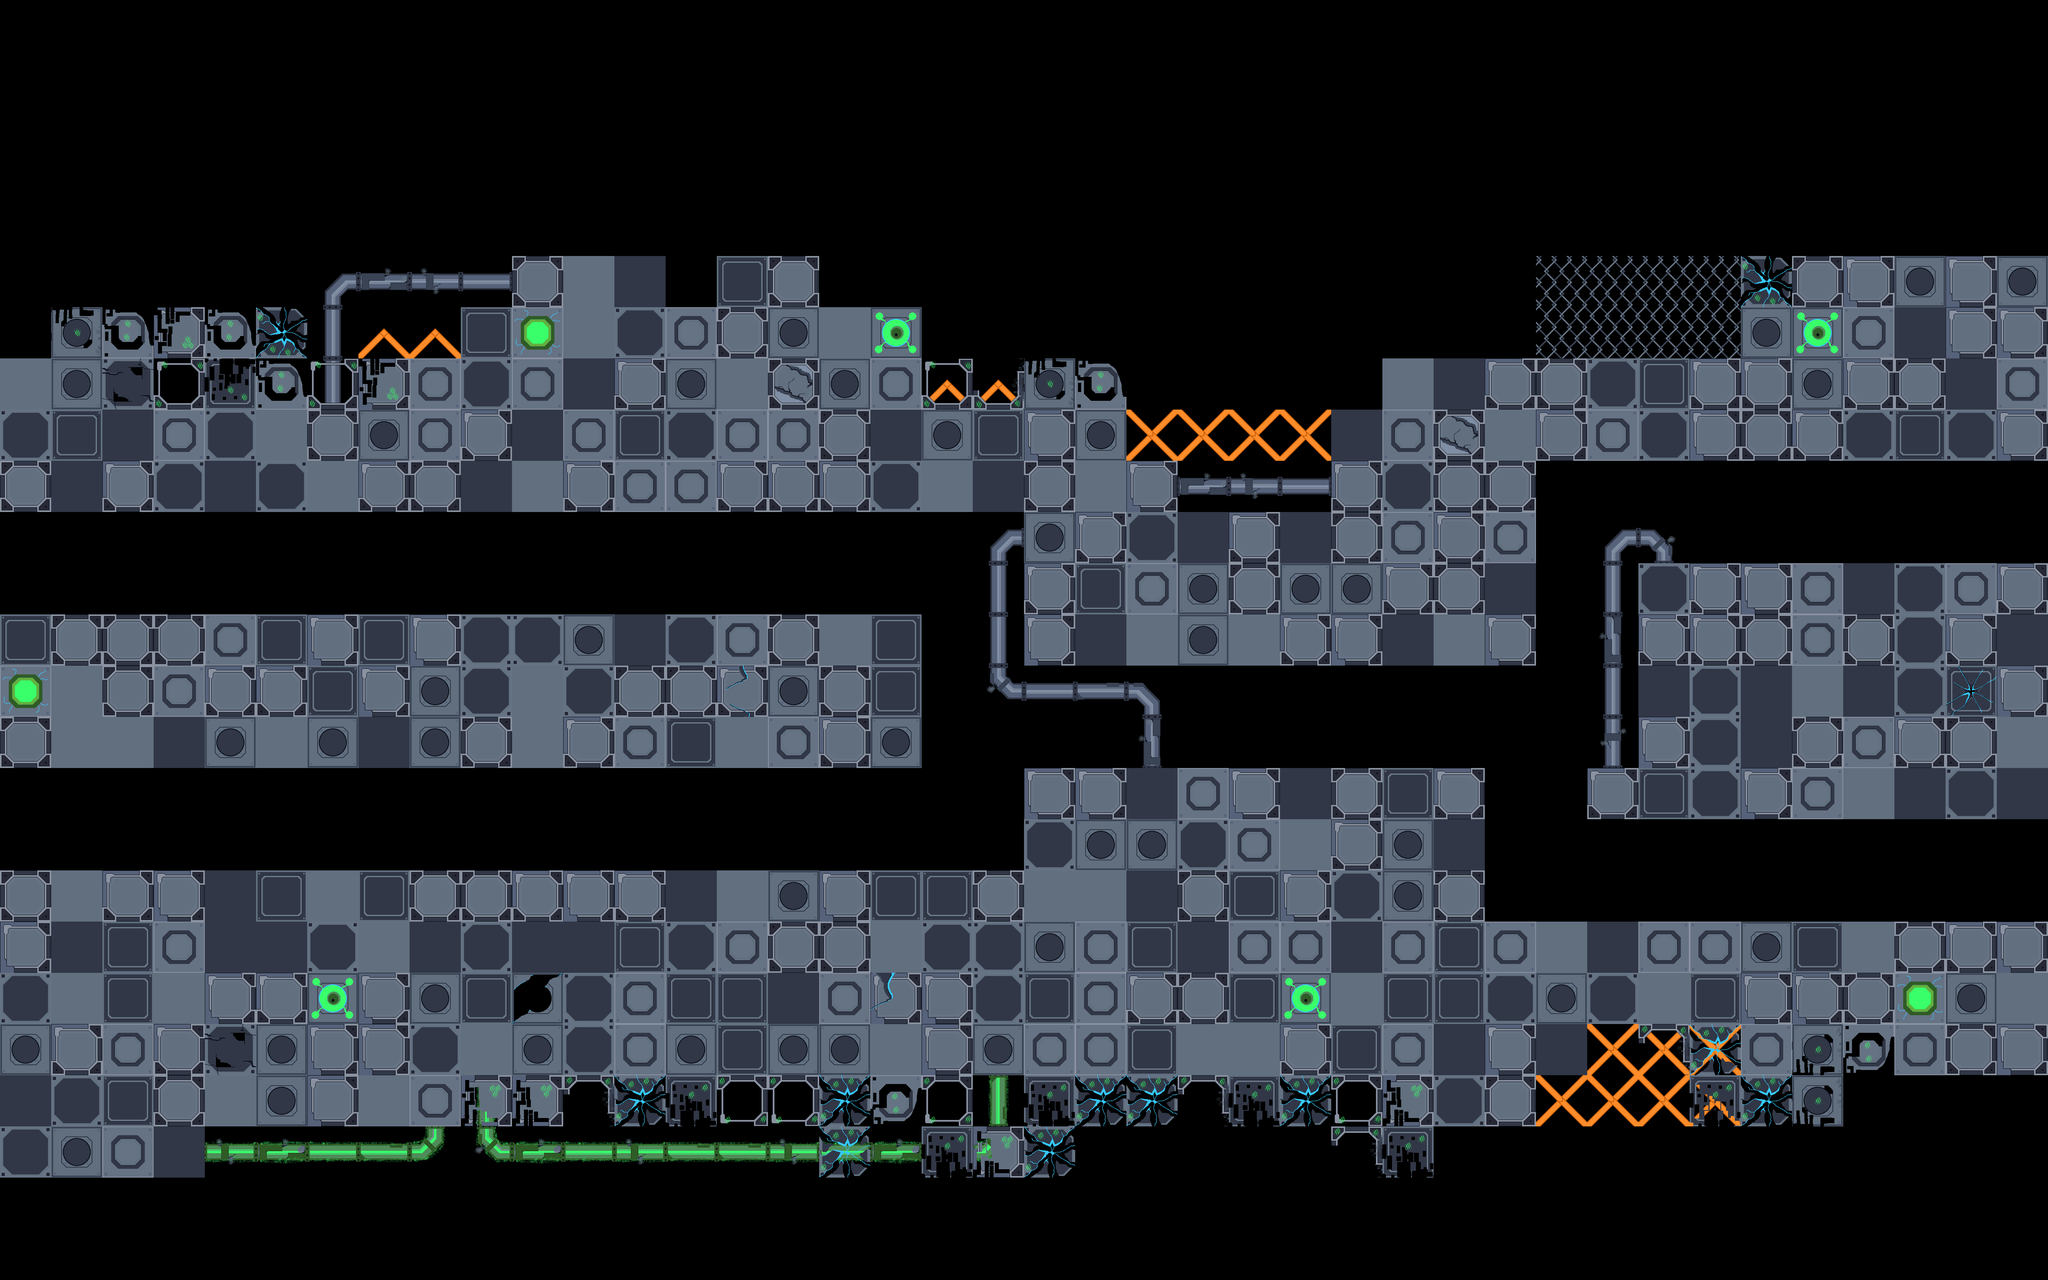

This game map was drawn from its Tiled (.tmx) file and the tilesets committed beside it. A one-line description and the trimmed map source follow:
An orthogonal 40x25 tile map with 128x128 px tiles, 4 tile layers (building_blocks, pipes, fence, decorations), 1 hidden layer not drawn, 8 tilesets and 6 objects (6x paths).

<map version="1.10" tiledversion="1.11.2" orientation="orthogonal" renderorder="right-down" width="40" height="25" tilewidth="128" tileheight="128" infinite="0" nextlayerid="7" nextobjectid="8">
 <tileset firstgid="1" name="backgroud" tilewidth="128" tileheight="128" tilecount="1" columns="1">
  <image source="../images/tilesets/backgroud.png" width="128" height="128" />
 </tileset>
 <tileset firstgid="2" name="broken" tilewidth="128" tileheight="128" tilecount="16" columns="4">
  <image source="../images/tilesets/broken.png" width="512" height="512" />
 </tileset>
 <tileset firstgid="18" name="background2" tilewidth="128" tileheight="128" tilecount="16" columns="4">
  <image source="../images/tilesets/background2.png" width="512" height="512" />
 </tileset>
 <tileset firstgid="34" name="green_pipes" tilewidth="128" tileheight="128" tilecount="16" columns="4">
  <image source="../images/tilesets/green_pipes.png" width="512" height="512" />
 </tileset>
 <tileset firstgid="50" name="buildable blocks" tilewidth="128" tileheight="128" tilecount="16" columns="4">
  <image source="../images/tilesets/buildable blocks.png" width="512" height="512" />
 </tileset>
 <tileset firstgid="66" name="gone" tilewidth="128" tileheight="128" tilecount="16" columns="4">
  <image source="../images/tilesets/gone.png" width="512" height="512" />
 </tileset>
 <tileset firstgid="82" name="fence" tilewidth="128" tileheight="128" tilecount="16" columns="4">
  <image source="../images/tilesets/fence.png" width="512" height="512" />
 </tileset>
 <tileset firstgid="98" name="pipes" tilewidth="128" tileheight="128" tilecount="16" columns="4">
  <image source="../images/tilesets/pipes.png" width="512" height="512" />
 </tileset>
 <layer id="1" name="background" width="40" height="25" visible="0">
  <data>[1000 cells, 1000 non-empty, 16 distinct tile ids]</data>
 </layer>
 <layer id="2" name="building_blocks" width="40" height="25">
  <data>[1000 cells, 401 non-empty, 9 distinct tile ids]</data>
 </layer>
 <layer id="4" name="pipes" width="40" height="25">
  <data>[1000 cells, 40 non-empty, 13 distinct tile ids]</data>
 </layer>
 <layer id="5" name="fence" width="40" height="25">
  <data>[1000 cells, 23 non-empty, 10 distinct tile ids]</data>
 </layer>
 <layer id="3" name="decorations" width="40" height="25">
  <data>[1000 cells, 61 non-empty, 15 distinct tile ids]</data>
 </layer>
 <objectgroup id="6" name="paths" class="paths">
  <properties>
   <property name="lane_1_path_1" type="object" value="1" />
   <property name="lane_1_path_2" type="object" value="2" />
   <property name="lane_1_path_3" type="object" value="3" />
   <property name="lane_2_path_1" type="object" value="4" />
   <property name="lane_2_path_2" type="object" value="7" />
   <property name="lane_2_path_3" type="object" value="6" />
  </properties>
  <object id="1" name="lane_1_path_1" type="paths" x="0" y="1344">
   <polyline points="0,0 2496,0 2496,384 3904,384 3904,-128 5120,-128" />
  </object>
  <object id="2" name="lane_1_path_2" type="paths" x="0" y="1472">
   <polyline points="0,0 2368,0 2368,384 4032,384 4032,-128 5120,-128" />
  </object>
  <object id="3" name="lane_1_path_3" type="paths" x="0" y="1408">
   <polyline points="0,0 2432,0 2432,384 3968,384 3968,-128 5120,-128" />
  </object>
  <object id="4" name="lane_2_path_1" type="paths" x="0" y="1984">
   <polyline points="0,0 2368,0 2368,-256 4032,-256 4032,128 5120,128" />
  </object>
  <object id="6" name="lane_2_path_3" type="paths" x="0" y="2048">
   <polyline points="0,0 2432,0 2432,-256 3840,-256 3840,128 5120,128" />
  </object>
  <object id="7" name="lane_2_path_2" type="paths" x="0" y="2112">
   <polyline points="0,0 2496,0 2496,-256 3776,-256 3776,128 5120,128" />
  </object>
 </objectgroup>
</map>